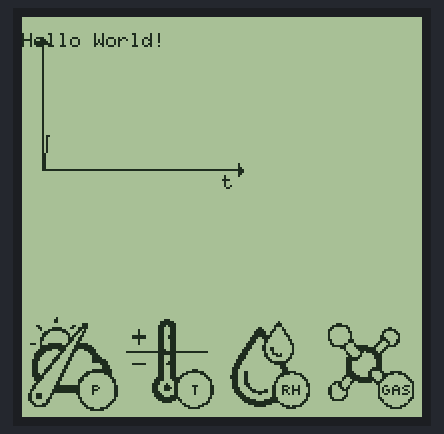
Simulated run of this sketch. Board: Arduino Uno, built with avr-gcc and run on an emulated ATmega328P. Parts: 200×200 one-colour display. Random numbers use the default seed unless the sketch sets one.

Above: at 0.3 s.
At 9.9 s:
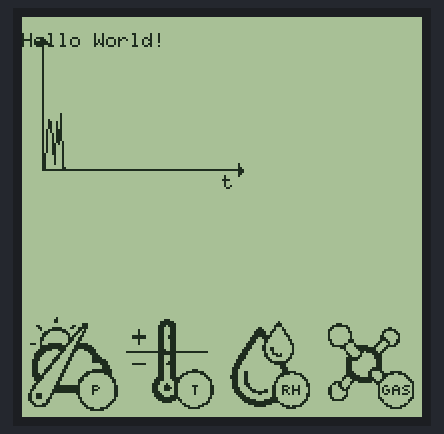
At 19.5 s:
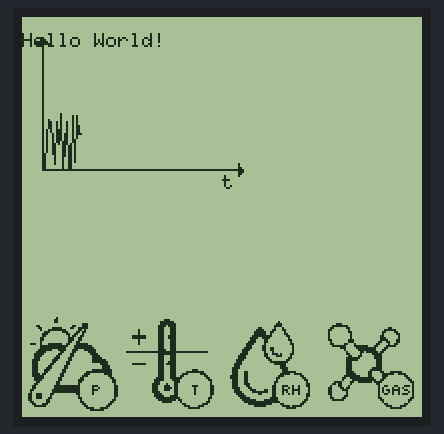
At 29.1 s:
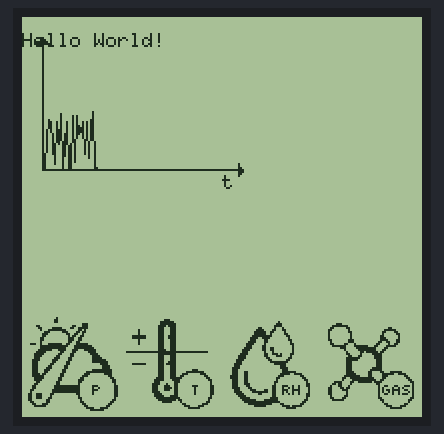
At 38.8 s:
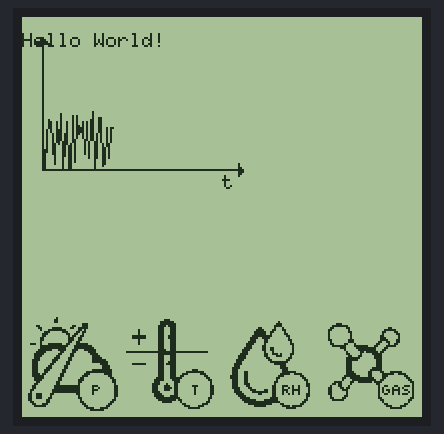

The sketch:

graph_disp.ino.ino
```cpp
#include <Arduino.h>
#include <U8g2lib.h>
#include "bme680_200_mono.h"
#include <SPI.h>
#include <SdFat.h>     // SD-Library
#include <CircularBuffer.h>


U8G2_SSD1607_200X200_F_3W_SW_SPI u8g2(U8G2_R2, /* clock=*/ 3, /* data=*/ 4, /* cs=*/ 0);  // eInk/ePaper Display, original LUT from embedded artists

CircularBuffer<float, 100> buffer;
// End of constructor list
int graph_height = 10; //diagnostic initial values
int graph_width =10;
int buffermax =0;


void setup() {
  u8g2.begin();
  u8g2.setFont(u8g2_font_6x10_tr);

  graph_height = u8g2.getDisplayHeight()/3;
  graph_width = 100;//u8g2.getDisplayWidth()*5/6;
  buffer.push(0); // Set beginning of graph to 0,0
}

void loop() {
  u8g2.clearBuffer();          // clear the internal memory
  buffer.push(random(1,30));
  drawgraph();
  u8g2.sendBuffer();          // transfer internal memory to the display
  delay(1000);
 int lastbuffer=buffer.last();
if (lastbuffer > buffermax){buffermax = lastbuffer;}
}

void drawgraph()
{

    u8g2.drawStr(0,15,"Hello World!");
    u8g2.drawXBM( 0, 142, bme680_200_mono_width, bme680_200_mono_height, bme680_200_mono_bits);
  //  u8g2.drawFrame(0,0,u8g2.getDisplayWidth(),u8g2.getDisplayHeight() );
  u8g2.setFont(u8g2_font_6x10_mr);  // choose a suitable font
 // u8g2.drawStr( 0, 10, "VOC");
  u8g2.drawLine(10, 10, 10, 10+graph_height); //y-axis
  u8g2.drawTriangle(10,10, 10-3,10+3, 10+4,10+3); //arrowhead y-axis
  u8g2.drawLine(10, 10+graph_height, 10+ graph_width, 10+graph_height); //x-axis
  u8g2.drawTriangle(10+graph_width,10+graph_height, 10+graph_width-2,10+graph_height-3, 10+graph_width-2,10+graph_height+3);// arrowhead x-axis
  u8g2.drawStr( graph_width, 20+graph_height, "t");
  for (int i=0; i <= buffer.size(); i++){
  u8g2.drawLine(10+i,10+graph_height-buffer[i-1],10+1+i,10+graph_height-buffer[i]);
  }
}
```

Source omitted: e680_200_mono.h (data table, 9181 bytes)
